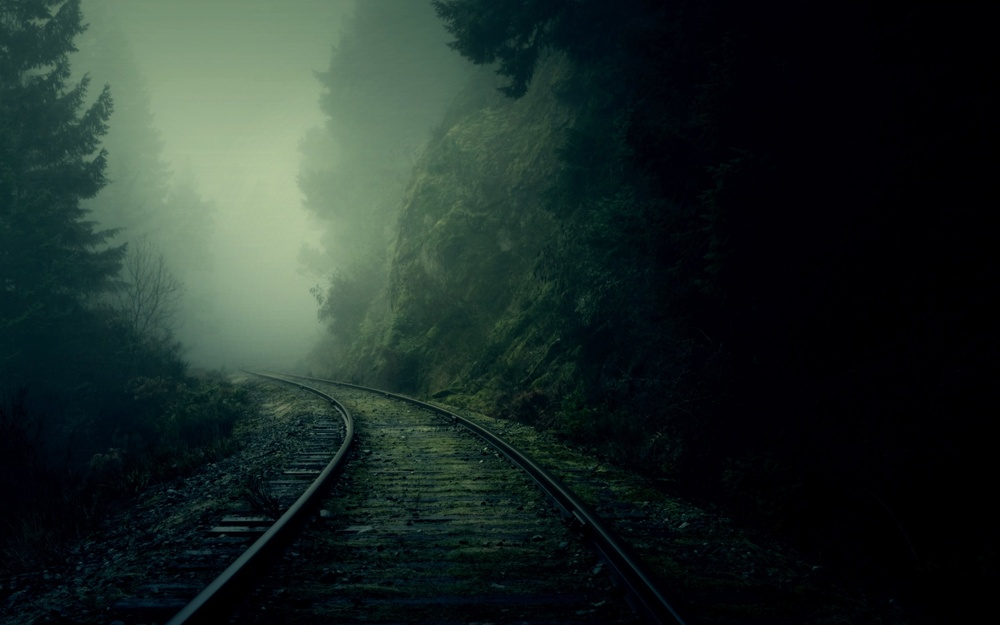
#> input picture nature_dark_forest.jpg, 1000 x 625 px, shrunk from 2560 x 1600 before the run
$ jupyter execute 02_low_light_image_enhancement.ipynb
#> lines starting #> are read from the running program, lines starting #| are printed output that depends on the picture
# Low-Light Image Enhancement

## Project Overview

This notebook demonstrates a classical image enhancement workflow for improving perceived illumination, local contrast, and color appearance in a low-light natural image using Python and OpenCV.

## Proposed method

The image `nature_dark_forest.jpg` is a dark RGB image with low visibility in several regions, especially on the right side of the forest and along parts of the railway track. The main goal is to improve the perceived illumination, reveal hidden details, and slightly improve the color appearance, while preserving the natural dark and foggy atmosphere of the scene.

A direct enhancement of the RGB channels independently is not ideal, because it may distort the color balance of the image. For this reason, the proposed method first converts the image from RGB to the LAB color space.

In the LAB color space, the image is represented as:

$$
LAB = (L, A, B)
$$

where:

- \(L\) represents lightness,
- \(A\) represents the green-red color component,
- \(B\) represents the blue-yellow color component.

This separation is useful because the brightness can be enhanced mainly through the \(L\) channel, while the chromatic information in \(A\) and \(B\) is mostly preserved. Therefore, the method improves perceived light without strongly distorting the original colors.

The proposed enhancement pipeline is:

$$
RGB \rightarrow LAB \rightarrow \text{gamma correction on } L \rightarrow \text{CLAHE on } L_{\gamma} \rightarrow \text{blending} \rightarrow RGB \rightarrow HSV \rightarrow \text{mild saturation enhancement}
$$

---

## Step 1 — Safe image loading and RGB conversion

The image was loaded using a safer method for Windows paths that may contain Unicode or Greek characters. Instead of using `cv2.imread()` directly, the file was first read as bytes and then decoded using OpenCV.

OpenCV loads color images in BGR order. Therefore, the image was converted from BGR to RGB before visualization, because Matplotlib expects RGB images.

This ensures that the displayed colors are correct.

---

## Step 2 — Conversion from RGB to LAB

The RGB image was converted to the LAB color space:

$$
RGB \rightarrow LAB
$$

This was done in order to separate lightness from color information. The \(L\) channel was then extracted and used as the main target for brightness and contrast enhancement.

This is important because changing the \(L\) channel affects mainly the perceived lightness of the image, whereas keeping the \(A\) and \(B\) channels mostly unchanged helps preserve the natural color structure of the scene.

---

## Step 3 — Gamma correction on the \(L\) channel

Gamma correction was applied to the \(L\) channel in order to increase perceived brightness, especially in dark and mid-tone regions.

The gamma correction formula is:

$$
L_{\gamma} = 255 \left(\frac{L}{255}\right)^{1/\gamma}
$$

where:

$$
\gamma = 1.6
$$

Since \(\gamma > 1\), the exponent \(1/\gamma\) is smaller than 1. Therefore, dark and mid-tone values are increased more strongly than already bright values.

For example:

$$
L = 50 \Rightarrow L_{\gamma} \approx 93
$$

whereas:

$$
L = 200 \Rightarrow L_{\gamma} \approx 219
$$

Thus, gamma correction brightens the image, but it affects darker regions more visibly than already bright areas. This is suitable for this image because many important details are hidden in dark regions.

---

## Step 4 — CLAHE on the gamma-corrected \(L\) channel

After gamma correction, CLAHE was applied to the corrected lightness channel \(L_{\gamma}\).

CLAHE stands for:

$$
\text{Contrast Limited Adaptive Histogram Equalization}
$$

Unlike standard histogram equalization, which is applied globally to the whole image, CLAHE works locally. It divides the image into small tiles and applies histogram equalization separately in each tile.

In this implementation:

$$
\text{tileGridSize} = (8,8)
$$

so the image is divided into:

$$
8 \times 8 = 64
$$

local regions.

CLAHE improves local contrast, which is useful for revealing details in areas such as the railway track, the forest texture, and the rocky regions.

The parameter:

$$
\text{clipLimit} = 2.0
$$

limits excessive contrast amplification. This prevents the method from over-enhancing noise or producing an unnatural result.

Mathematically, if a histogram bin \(h(i)\) is too large, it is clipped:

$$
h_{\text{clipped}}(i)=\min(h(i),T)
$$

where \(T\) is the clipping threshold. The excess counts are redistributed to the histogram before computing the cumulative distribution function. This keeps the total number of pixels unchanged while preventing excessive local enhancement.

Therefore, CLAHE increases local contrast in a controlled way.

---

## Step 5 — Conservative blending of gamma correction and CLAHE

CLAHE can sometimes make an image look overprocessed. To avoid this, the CLAHE result was blended with the gamma-corrected result.

The blending formula was:

$$
L_{\text{enhanced}} = 0.65L_{\text{CLAHE}} + 0.35L_{\gamma}
$$

This means that the final enhanced lightness channel contains:

- 65% of the CLAHE-enhanced result,
- 35% of the gamma-corrected result.

This conservative blending keeps the benefits of local contrast enhancement, while reducing the risk of an artificial appearance.

---

## Step 6 — Reconstruction of the RGB image

After enhancing the \(L\) channel, the image was reconstructed in LAB space:

$$
LAB_{\text{enhanced}} = (L_{\text{enhanced}}, A, B)
$$

Then it was converted back to RGB:

$$
LAB_{\text{enhanced}} \rightarrow RGB
$$

At this point, the image has improved brightness and local contrast, while the original chromatic structure is largely preserved.

---

## Step 7 — Mild saturation enhancement in HSV

After the brightness and contrast enhancement, a mild color enhancement was applied in the HSV color space.

The enhanced RGB image was converted to HSV:

$$
RGB \rightarrow HSV
$$

In HSV:

- \(H\) is hue,
- \(S\) is saturation,
- \(V\) is value/brightness.

Only the saturation channel was slightly increased:

$$
S_{\text{new}} = 1.15S_{\text{old}}
$$

with clipping to keep the values inside the valid range:

$$
S_{\text{final}} = \text{clip}(1.15S,0,255)
$$

This increases color vividness by 15%. The increase is intentionally mild, because the original scene is a dark, foggy forest. A stronger saturation increase could make the image unrealistic or artificial.

Finally, the image was converted back to RGB.

[cell 1]
import cv2
import numpy as np
import matplotlib.pyplot as plt
from pathlib import Path

# ---------------------------------------------------------
# 1. Load image safely from a Windows path with Greek characters
# ---------------------------------------------------------
IMAGE_PATH = Path("nature_dark_forest.jpg")

if not IMAGE_PATH.exists():
    raise FileNotFoundError(f"Image not found: {IMAGE_PATH}")

# cv2.imread may fail with Unicode/Greek paths on Windows.
# This method is safer.
image_bytes = np.fromfile(str(IMAGE_PATH), dtype=np.uint8)
bgr = cv2.imdecode(image_bytes, cv2.IMREAD_COLOR)
#> bgr is the input picture: shape (625, 1000, 3); mean B, G, R 38.6, 43.1, 30

if bgr is None:
    raise ValueError("The image could not be loaded. Check file integrity.")

rgb = cv2.cvtColor(bgr, cv2.COLOR_BGR2RGB)

# ---------------------------------------------------------
# 2. Convert RGB to LAB
# LAB separates lightness from color information.
# We enhance only the L channel to avoid distorting colors.
# ---------------------------------------------------------
lab = cv2.cvtColor(rgb, cv2.COLOR_RGB2LAB)
#> lab: shape (625, 1000, 3); mean of channels 0, 1, 2 42, 122.2, 129.2

L, A, B = cv2.split(lab)
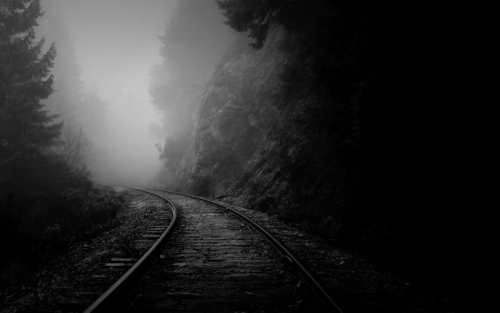
#> L: shape (625, 1000) (shown at 1/2 size); min 0, max 198, mean 42
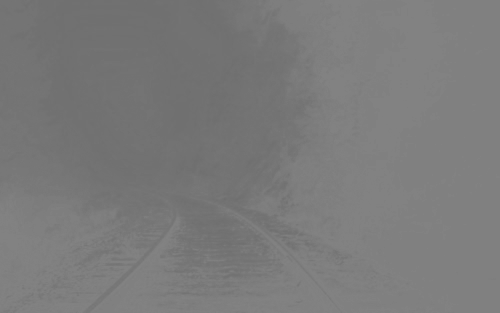
#> A: shape (625, 1000) (shown at 1/2 size); min 110, max 132, mean 122.2
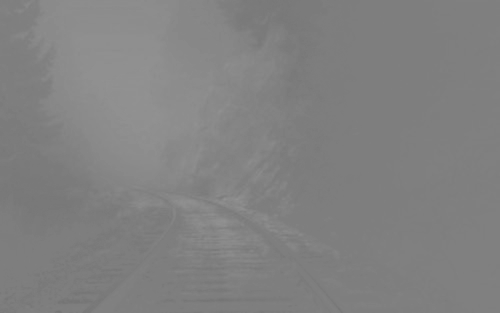
#> B: shape (625, 1000) (shown at 1/2 size); min 114, max 147, mean 129.2

# ---------------------------------------------------------
# 3. Gamma correction on the L channel
# For gamma > 1, dark and mid-tone regions become brighter.
# ---------------------------------------------------------
def gamma_correction(channel, gamma=1.6):
#> called with gamma = 1.6
    channel_norm = channel.astype(np.float32) / 255.0
    corrected = np.power(channel_norm, 1.0 / gamma)
    corrected = np.clip(corrected * 255.0, 0, 255)
    return corrected.astype(np.uint8)

gamma = 1.6
L_gamma = gamma_correction(L, gamma=gamma)

# ---------------------------------------------------------
# 4. CLAHE on the corrected L channel
# CLAHE improves local contrast without excessive global over-enhancement.
# ---------------------------------------------------------
clahe = cv2.createCLAHE(
    clipLimit=2.0,
    tileGridSize=(8, 8)
)

L_clahe = clahe.apply(L_gamma)
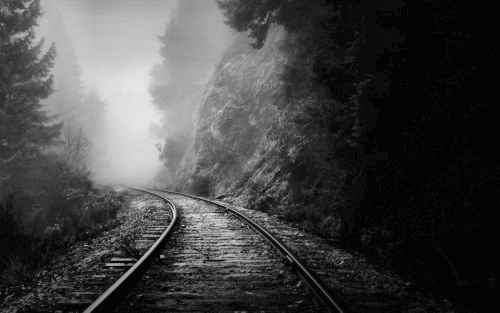
#> L_clahe: shape (625, 1000) (shown at 1/2 size); min 1, max 232, mean 67.6

# Optional conservative blending:
# This avoids an overprocessed look by combining gamma correction and CLAHE.
alpha = 0.65
L_enhanced = cv2.addWeighted(L_clahe, alpha, L_gamma, 1 - alpha, 0)

# ---------------------------------------------------------
# 5. Merge enhanced L with original color channels A and B
# ---------------------------------------------------------
lab_enhanced = cv2.merge((L_enhanced, A, B))
#> lab_enhanced: shape (625, 1000, 3); mean of channels 0, 1, 2 65.9, 122.2, 129.2
rgb_light_enhanced = cv2.cvtColor(lab_enhanced, cv2.COLOR_LAB2RGB)
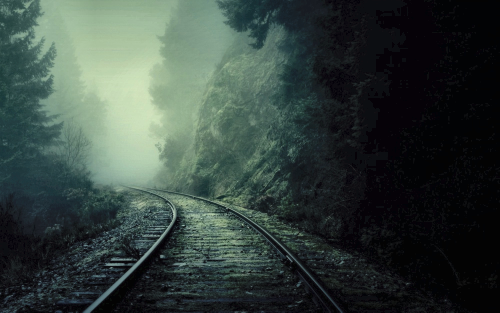
#> rgb_light_enhanced: shape (625, 1000, 3) (shown at 1/2 size); mean R, G, B 53.6, 66.6, 61.3

# ---------------------------------------------------------
# 6. Mild saturation enhancement in HSV
# This improves color appearance without making the forest unrealistic.
# ---------------------------------------------------------
hsv = cv2.cvtColor(rgb_light_enhanced, cv2.COLOR_RGB2HSV).astype(np.float32)

saturation_factor = 1.15
hsv[:, :, 1] = np.clip(hsv[:, :, 1] * saturation_factor, 0, 255)
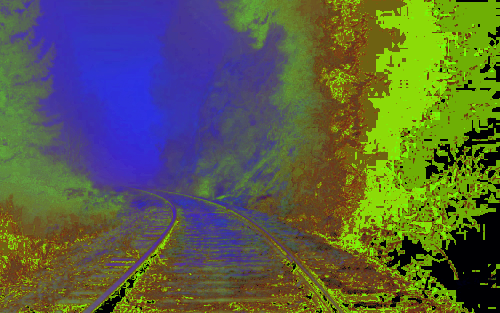
#> hsv: shape (625, 1000, 3) float32 (shown at 1/2 size); mean R, G, B 88.3, 96.1, 68.6

hsv = hsv.astype(np.uint8)
rgb_final = cv2.cvtColor(hsv, cv2.COLOR_HSV2RGB)

# ---------------------------------------------------------
# 7. Display original and enhanced images
# ---------------------------------------------------------
plt.figure(figsize=(14, 6))

plt.subplot(1, 2, 1)
plt.imshow(rgb)
plt.title("Original image")
plt.axis("off")

plt.subplot(1, 2, 2)
plt.imshow(rgb_final)
plt.title("Enhanced image: LAB gamma + CLAHE + mild saturation")
plt.axis("off")

plt.tight_layout()
plt.show()

# ---------------------------------------------------------
# 8. Display L-channel histograms before and after enhancement
# ---------------------------------------------------------
plt.figure(figsize=(12, 4))

plt.subplot(1, 2, 1)
plt.hist(L.ravel(), bins=256, range=(0, 255), color="black")
plt.title("Original L channel histogram")
plt.xlabel("Lightness value")
plt.ylabel("Number of pixels")

plt.subplot(1, 2, 2)
plt.hist(L_enhanced.ravel(), bins=256, range=(0, 255), color="black")
plt.title("Enhanced L channel histogram")
plt.xlabel("Lightness value")
plt.ylabel("Number of pixels")

plt.tight_layout()
plt.show()
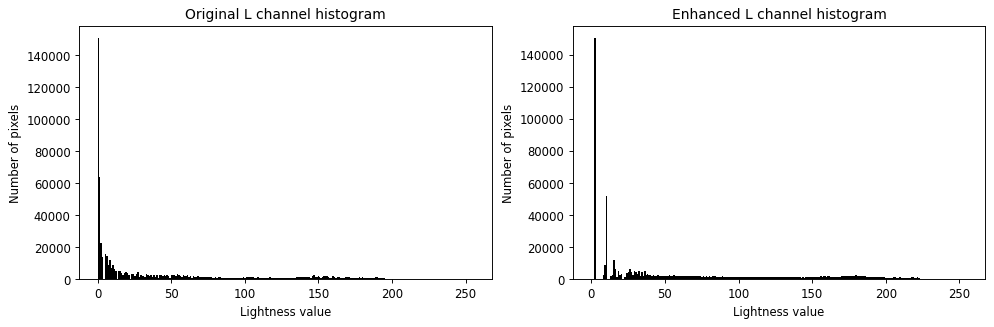
#> figure drawn by matplotlib, 2 panels; panel 1: tallest bar 150985 high, from x = 0 to 0.996; panel 2: tallest bar 150580 high, from x = 1.99 to 2.99

# ---------------------------------------------------------
# 9. Numerical confirmation
# ---------------------------------------------------------
print("Original L channel:")
print("Min:", L.min())
#| Min: 0
print("Max:", L.max())
#| Max: 198
print("Mean:", round(float(L.mean()), 2))
#| Mean: 41.95
print("Standard deviation:", round(float(L.std()), 2))
#| Standard deviation: 56.53

print("\nEnhanced L channel:")
print("Min:", L_enhanced.min())
#| Min: 1
print("Max:", L_enhanced.max())
#| Max: 226
print("Mean:", round(float(L_enhanced.mean()), 2))
#| Mean: 65.91
print("Standard deviation:", round(float(L_enhanced.std()), 2))
#| Standard deviation: 67.81

print("\nConclusion:")
print("The LAB color space was used so that brightness was enhanced mainly through the L channel.")
print("Gamma correction increased perceived lightness in dark and mid-tone regions.")
print("CLAHE improved local contrast and revealed details in dark areas.")
print("A mild saturation increase improved color appearance without strongly distorting natural colors.")

$ run again, with image_1.jpg copied over nature_dark_forest.jpg
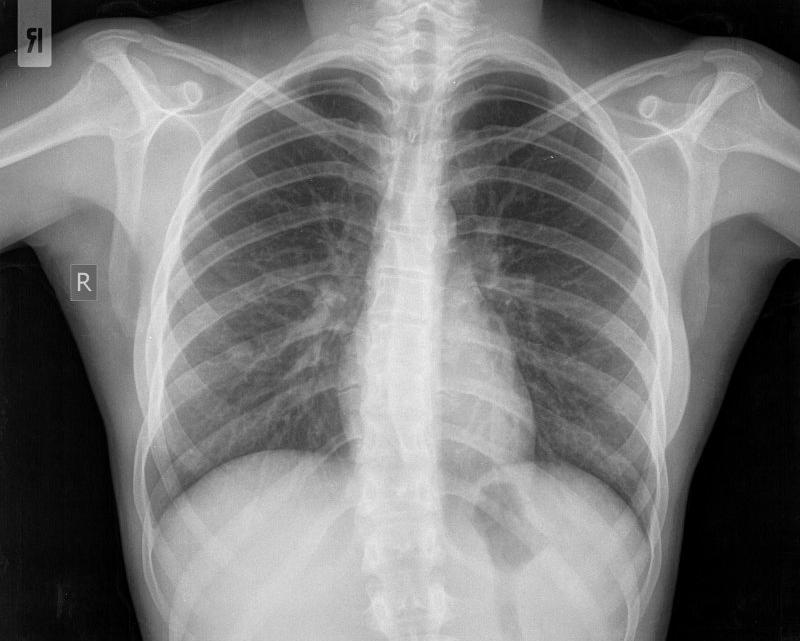
#> input picture image_1.jpg, 800 x 641 px
#> bgr is the input picture: shape (641, 800, 3); min 0, max 240, mean 121.5
#> lab: shape (641, 800, 3); mean of channels 0, 1, 2 127, 128, 128
#> A: shape (641, 800); every value is 128
#> lab_enhanced: shape (641, 800, 3); mean of channels 0, 1, 2 144.2, 128, 128
#> `hsv = cv2.cvtColor(rgb_light_enhanced, cv2.COLOR_RGB2HSV).astype(np.fl..`:
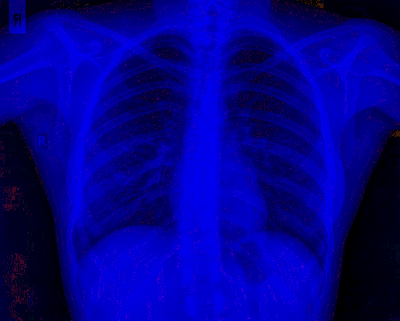
#> hsv: shape (641, 800, 3) float32 (shown at 1/2 size); mean R, G, B 2, 0.2, 139.1
#> `plt.show()`:
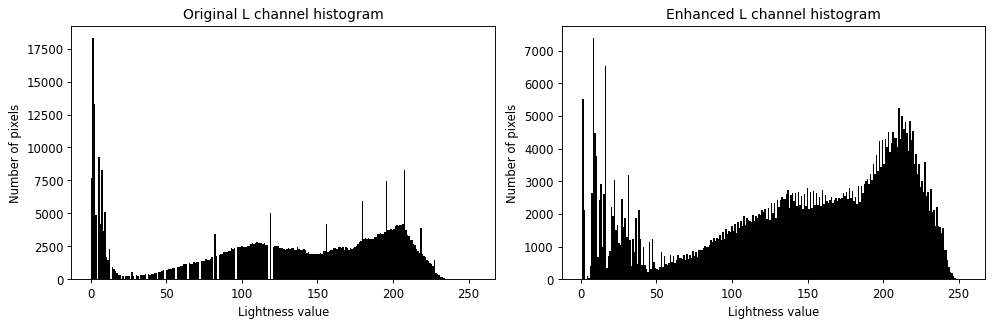
#> figure drawn by matplotlib, 2 panels; panel 1: tallest bar 18309 high, from x = 0.996 to 1.99; panel 2: tallest bar 7394 high, from x = 7.97 to 8.96
#| Min: 0
#| Max: 242
#| Mean: 126.98
#| Standard deviation: 70.56
#| Min: 0
#| Max: 250
#| Mean: 144.21
#| Standard deviation: 70.02
